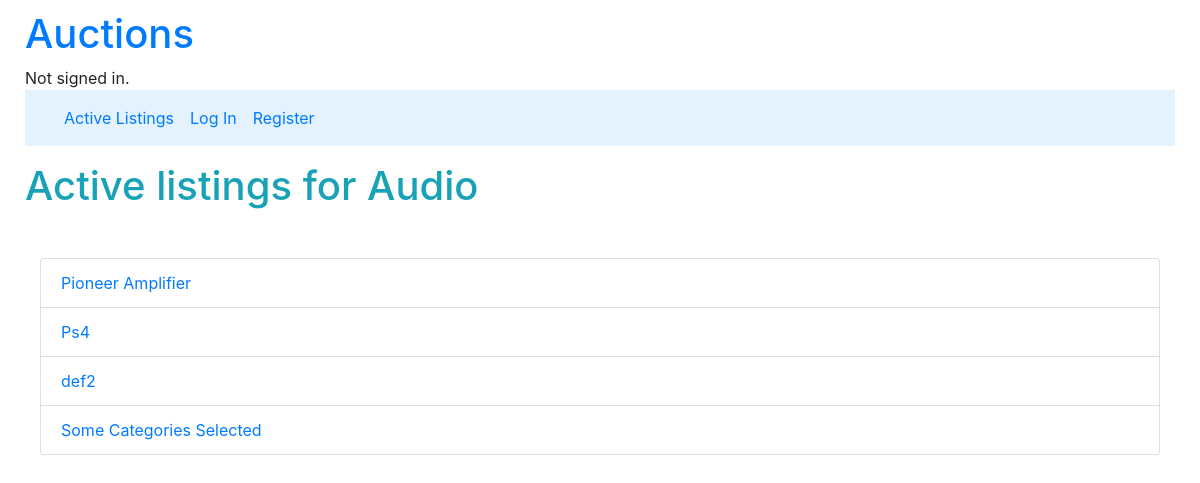
The app's page /categories/7, older data.
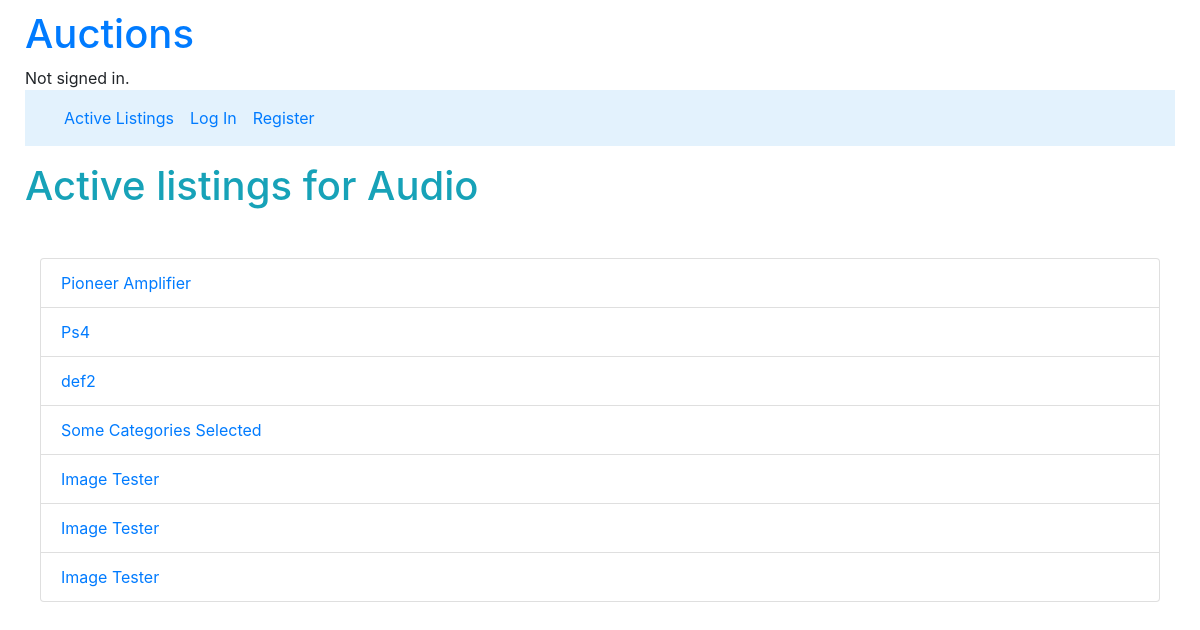
The same page, newer data.
### auctions/models.py (models this page shows, shortened)
class Listing(models.Model):
    title = models.CharField(max_length= 30)
    description = models.CharField(max_length= 200)
    creator = models.ForeignKey(User, on_delete=models.CASCADE, related_name="user", null=True)
    bid = models.ManyToManyField("Bid", related_name="current_bid", null=True)
    bidders = models.ManyToManyField(User, blank=True, related_name="buyers")
    pub_date = models.DateField(default=date.today)
    mod_date = models.DateField(default=date.today)
    comments = models.ManyToManyField("Comment", related_name="listing_comments", null=True, blank=True)
    category = models.ManyToManyField("Category", related_name="listing_category", null=True)
    active = models.BooleanField(default=True)
    winner = models.ForeignKey(User, on_delete=models.CASCADE, related_name="sold", null=True)
    listing_image = models.ImageField(null=True, blank=True, upload_to="Images/listings_pics")

### auctions/views.py (the view)
# urls.py: path("categories/<int:category_id>", views.filtered_category_view, name="filtered"),
def filtered_category_view(request, category_id):
    category_name = Category.objects.get(pk=category_id)
    Category_listings = Listing.objects.filter(category=category_name)
    return render(request, "auctions/filtered.html", {"listings": Category_listings,
    "category": category_name})

### auctions/templates/auctions/filtered.html (shortened to what this page needs)
{% extends "auctions/layout.html" %}
{% block body %}
    <h1 class="display mb-5 mt-3 text-info">Active listings for {{category.name}}</h1>
    <div class="container-fluid">
        <ul class="list-group">
            {% for listing in listings %}
                <li class="list-group-item"><a href="{% url 'listings' listing.id %}">{{listing.title}}</a></li>
            {% empty %}
                <li class="list-group-item">No Listings for this category</li>
            {% endfor %}
        </ul>
    </div>
{% endblock %}

Row changes from the older to the newer data that the page shows:
added Listing: title "Image Tester"
added Listing: title "Image Tester"
added Listing: title "Image Tester"
